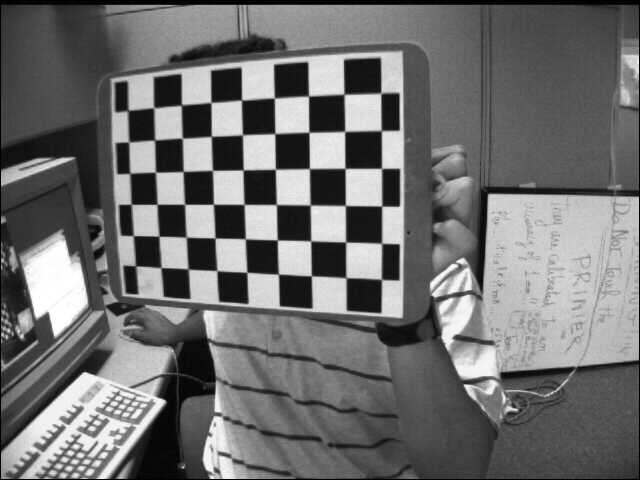
//> input picture testdata/calib3d/right01.jpg, 640 x 480 px
$ ./calib3d   (built with g++ and OpenCV 4)
//> lines starting //> are read from the running program, lines starting //| are printed output that depends on the picture; after the words box and inside, x2 and y2 are one past the last pixel; in counts of white or black regions, pixels touching at a corner belong together
#include <cstdio>
#include <vector>
#include <string>

#include <opencv2/core/core.hpp>
#include <opencv2/imgproc/imgproc.hpp>
#include <opencv2/calib3d/calib3d.hpp>
#include <opencv2/highgui/highgui.hpp>


using std::string;
using std::vector;
using cv::Mat;
using cv::Point2f;
using cv::Point3f;


int main()
{
  vector<string> filenames;
  {
    filenames.push_back("right01");
    filenames.push_back("right02");
    filenames.push_back("right03");
    filenames.push_back("right04");
    filenames.push_back("right05");
    filenames.push_back("right06");
    filenames.push_back("right07");
    filenames.push_back("right08");
    filenames.push_back("right09");
    filenames.push_back("right11");
    filenames.push_back("right12");
    filenames.push_back("right13");
    filenames.push_back("right14");
  }

  cv::Size const board_size(9, 6);
  double const square_size = 1.0;

  Mat camera_matrix;
  Mat dist_coeffs;
  vector<vector<Point2f> > pts_by_img;

  cv::Size src_size;
  for (size_t i = 0; i < filenames.size(); ++i)
  {
    string const& fn = filenames[i];
    printf("Processing %s\n", fn.c_str());

    Mat src = cv::imread(fn + ".jpg", CV_LOAD_IMAGE_COLOR);
//> src is the input picture: 480 rows x 640 cols, CV_8UC3; min 0, max 255, mean 111.4
    src_size = src.size();
//> src_size = Size(640, 480)
    vector<Point2f> pattern_pts;
    bool const found = cv::findChessboardCorners(src, board_size, pattern_pts);
//> pattern_pts = 54 Points (x, y), first 12: [128.5, 110.4], [153.8, 107.6], [181.5, 105], [211.1, 102.6], [241.5, 100], [274.5, 98.17], [308.6, 96.19], [344.1, 94.23], [380.8, 93.25], [128.8, 142.2], [154.8, 140], [182.1, 138.2]; found = true
    if (!found)
    {
      printf("Corners not found for %s\n", fn.c_str());
      continue;
    }

    Mat src_gray;
    cv::cvtColor(src, src_gray, CV_BGR2GRAY);
    cv::cornerSubPix(src_gray, pattern_pts, cv::Size(11,11),
        cv::Size(-1,-1), cv::TermCriteria(CV_TERMCRIT_EPS + CV_TERMCRIT_ITER, 30, 0.1));
//> pattern_pts = 54 Points (x, y), first 12: [127.7, 110.5], [153.8, 107.8], [181.4, 105.1], [211, 102.4], [241.5, 100.1], [274.4, 97.99], [308.5, 96.06], [344.1, 94.25], [380.8, 93.08], [128.8, 142], [154.7, 140], [182.2, 138.2]

    Mat dst;
    cv::cvtColor(src_gray, dst, CV_GRAY2BGR);
    cv::drawChessboardCorners(dst, board_size, Mat(pattern_pts), found);
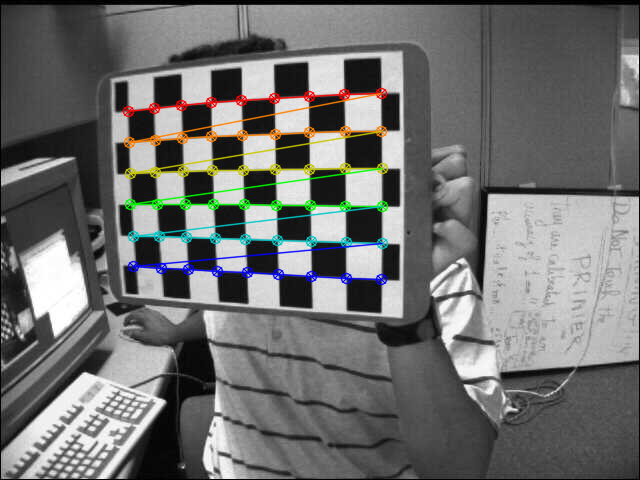
//> dst: 480 rows x 640 cols, CV_8UC3; 4.04% of pixels changed, all inside (x1, y1, x2, y2) = (122, 87, 389, 286)
    cv::imwrite("_" + fn + ".corners.jpg", dst);

    pts_by_img.push_back(pattern_pts);
//> pts_by_img = 1 point lists
  }
//> pass 2 of the loop `for (size_t i = 0; i < filenames.size(); ++i)`:
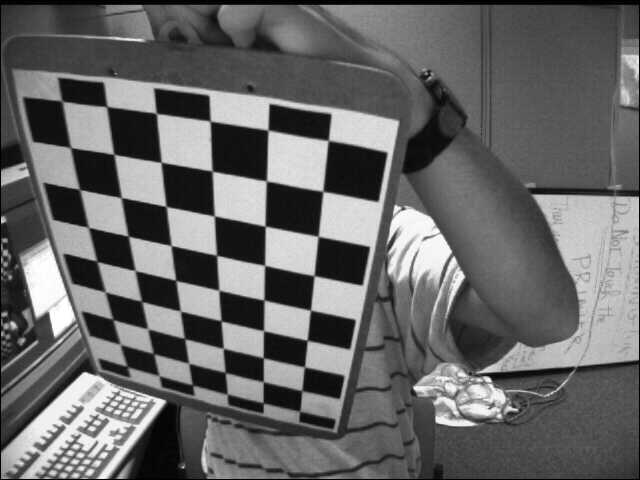
//> input picture testdata/calib3d/right02.jpg, 640 x 480 px
//> src is the input picture: 480 rows x 640 cols, CV_8UC3; min 0, max 255, mean 103
//> `bool const found = cv::findChessboardCorners(src, board_size, pattern_..`: pattern_pts = 54 Points (x, y), first 12: [127.3, 366.3], [120, 343.9], [113.2, 320], [105.2, 292], [97.35, 261.8], [89.22, 227.7], [79.46, 189.5], [71.48, 147.5], [62.46, 101.2], [159.2, 375.8], [153.4, 353.7], [147.5, 328.4]
//> `cv::cornerSubPix(src_gray, pattern_pts, cv::Size(11,11), cv::Size(-1,-..`: pattern_pts = 54 Points (x, y), first 12: [128.1, 371.5], [120.2, 344.4], [112.9, 319.5], [105.2, 291.9], [96.94, 261.4], [88.36, 227.3], [79.64, 189.4], [70.42, 147.4], [62.05, 101.2], [159.2, 378.8], [153.5, 353.6], [147.8, 328.8]
//> `cv::drawChessboardCorners(dst, board_size, Mat(pattern_pts), found);`:
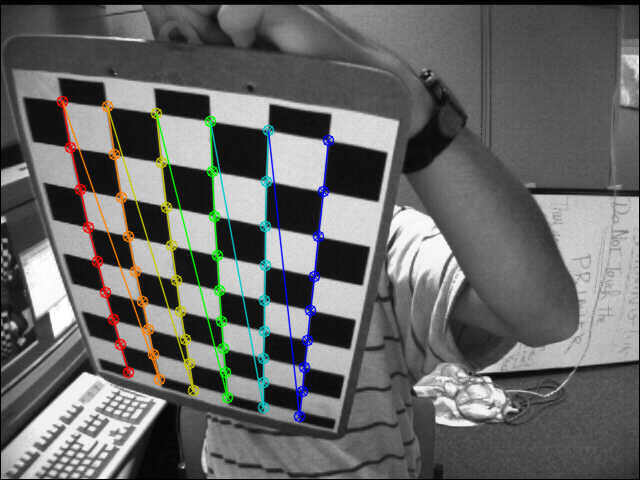
//> dst: 480 rows x 640 cols, CV_8UC3; 4.4% of pixels changed, all inside (x1, y1, x2, y2) = (56, 95, 335, 423)
//> pts_by_img = 2 point lists
//> pass 3 of the loop `for (size_t i = 0; i < filenames.size(); ++i)`:
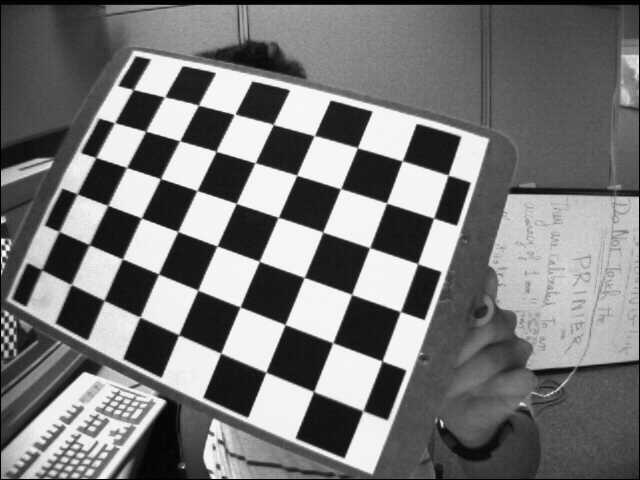
//> input picture testdata/calib3d/right03.jpg, 640 x 480 px
//> src is the input picture: 480 rows x 640 cols, CV_8UC3; min 0, max 255, mean 119.3
//> `bool const found = cv::findChessboardCorners(src, board_size, pattern_..`: pattern_pts = 54 Points (x, y), first 12: [133.4, 89.79], [165, 96.81], [198.6, 105.5], [234.5, 114.3], [273, 124.6], [314.1, 135.8], [357.5, 147.7], [402.3, 161], [448.1, 174.9], [115, 122.5], [145.7, 131.4], [180, 140.7]
//> `cv::cornerSubPix(src_gray, pattern_pts, cv::Size(11,11), cv::Size(-1,-..`: pattern_pts = 54 Points (x, y), first 12: [133, 89.47], [164.5, 96.91], [198.3, 105.2], [234.5, 114.3], [273.3, 124.4], [314.3, 135.6], [357.4, 147.7], [402.3, 160.9], [448.1, 175.1], [114.6, 122.6], [145.7, 131.2], [179.7, 140.8]
//> `cv::drawChessboardCorners(dst, board_size, Mat(pattern_pts), found);`:
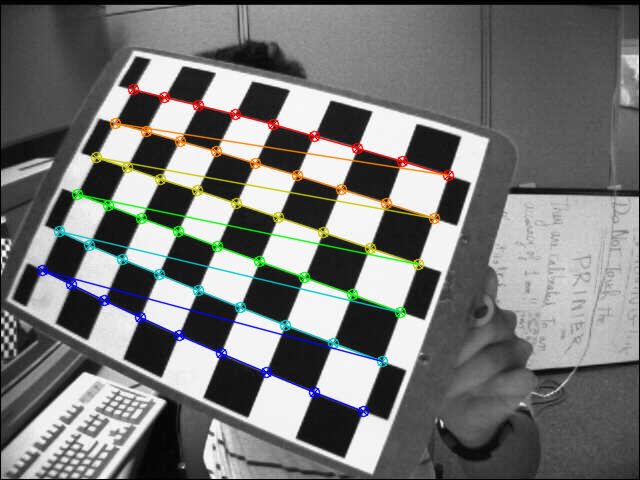
//> dst: 480 rows x 640 cols, CV_8UC3; 4.91% of pixels changed, all inside (x1, y1, x2, y2) = (36, 83, 455, 418)
//> pts_by_img = 3 point lists
//> (the run ends here: the program stops with an error, at `bool const found = cv::findChessboardCorners(src, board_size, pattern_..`)
